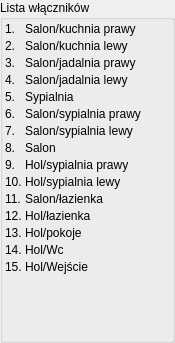
   <widget class="QGroupBox" name="groupBox_16">
    <property name="geometry">
     <rect>
      <x>0</x>
      <y>631</y>
      <width>175</width>
      <height>343</height>
     </rect>
    </property>
    <property name="maximumSize">
     <size>
      <width>200</width>
      <height>420</height>
     </size>
    </property>
    <property name="title">
     <string>Lista włączników</string>
    </property>
    <layout class="QFormLayout" name="formLayout_9">
     <property name="horizontalSpacing">
      <number>3</number>
     </property>
     <property name="verticalSpacing">
      <number>3</number>
     </property>
     <property name="leftMargin">
      <number>2</number>
     </property>
     <property name="topMargin">
      <number>2</number>
     </property>
     <property name="rightMargin">
      <number>2</number>
     </property>
     <property name="bottomMargin">
      <number>2</number>
     </property>
     <item row="0" column="0">
      <widget class="QLabel" name="label_219">
       <property name="text">
        <string>1.</string>
       </property>
      </widget>
     </item>
     <item row="0" column="1">
      <widget class="QLabel" name="label_220">
       <property name="text">
        <string>Salon/kuchnia prawy</string>
       </property>
      </widget>
     </item>
     <item row="1" column="0">
      <widget class="QLabel" name="label_221">
       <property name="text">
        <string>2.</string>
       </property>
      </widget>
     </item>
     <item row="1" column="1">
      <widget class="QLabel" name="label_222">
       <property name="text">
        <string>Salon/kuchnia lewy</string>
       </property>
      </widget>
     </item>
     <item row="2" column="0">
      <widget class="QLabel" name="label_223">
       <property name="text">
        <string>3.</string>
       </property>
      </widget>
     </item>
     <item row="2" column="1">
      <widget class="QLabel" name="label_224">
       <property name="text">
        <string>Salon/jadalnia prawy</string>
       </property>
      </widget>
     </item>
     <item row="3" column="0">
      <widget class="QLabel" name="label_226">
       <property name="text">
        <string>4.</string>
       </property>
      </widget>
     </item>
     <item row="3" column="1">
      <widget class="QLabel" name="label_225">
       <property name="text">
        <string>Salon/jadalnia lewy</string>
       </property>
      </widget>
     </item>
     <item row="4" column="0">
      <widget class="QLabel" name="label_227">
       <property name="text">
        <string>5.</string>
       </property>
      </widget>
     </item>
     <item row="4" column="1">
      <widget class="QLabel" name="label_228">
       <property name="text">
        <string>Sypialnia</string>
       </property>
      </widget>
     </item>
     <item row="5" column="0">
      <widget class="QLabel" name="label_230">
       <property name="text">
        <string>6.</string>
       </property>
      </widget>
     </item>
     <item row="5" column="1">
      <widget class="QLabel" name="label_229">
       <property name="text">
        <string>Salon/sypialnia prawy</string>
       </property>
      </widget>
     </item>
     <item row="6" column="0">
      <widget class="QLabel" name="label_232">
       <property name="text">
        <string>7.</string>
       </property>
      </widget>
     </item>
     <item row="6" column="1">
      <widget class="QLabel" name="label_231">
       <property name="text">
        <string>Salon/sypialnia lewy</string>
       </property>
      </widget>
     </item>
     <item row="7" column="0">
      <widget class="QLabel" name="label_233">
       <property name="text">
        <string>8.</string>
       </property>
      </widget>
     </item>
     <item row="7" column="1">
      <widget class="QLabel" name="label_234">
       <property name="text">
        <string>Salon</string>
       </property>
      </widget>
     </item>
     <item row="8" column="0">
      <widget class="QLabel" name="label_235">
       <property name="text">
        <string>9.</string>
       </property>
      </widget>
     </item>
     <item row="8" column="1">
      <widget class="QLabel" name="label_236">
       <property name="text">
        <string>Hol/sypialnia prawy</string>
       </property>
      </widget>
     </item>
     <item row="9" column="0">
      <widget class="QLabel" name="label_238">
       <property name="text">
        <string>10.</string>
       </property>
      </widget>
     </item>
     <item row="9" column="1">
      <widget class="QLabel" name="label_237">
       <property name="text">
        <string>Hol/sypialnia lewy</string>
       </property>
      </widget>
     </item>
     <item row="10" column="0">
      <widget class="QLabel" name="label_240">
       <property name="text">
        <string>11.</string>
       </property>
      </widget>
     </item>
     <item row="10" column="1">
      <widget class="QLabel" name="label_239">
       <property name="text">
        <string>Salon/łazienka</string>
       </property>
      </widget>
     </item>
     <item row="11" column="0">
      <widget class="QLabel" name="label_242">
       <property name="text">
        <string>12.</string>
       </property>
      </widget>
     </item>
     <item row="11" column="1">
      <widget class="QLabel" name="label_241">
       <property name="text">
        <string>Hol/łazienka</string>
       </property>
      </widget>
     </item>
     <item row="12" column="0">
      <widget class="QLabel" name="label_244">
       <property name="text">
        <string>13.</string>
       </property>
      </widget>
     </item>
     <item row="12" column="1">
      <widget class="QLabel" name="label_243">
       <property name="text">
        <string>Hol/pokoje</string>
       </property>
      </widget>
     </item>
     <item row="13" column="0">
      <widget class="QLabel" name="label_246">
       <property name="text">
        <string>14.</string>
       </property>
      </widget>
     </item>
     <item row="13" column="1">
      <widget class="QLabel" name="label_245">
       <property name="text">
        <string>Hol/Wc</string>
       </property>
      </widget>
     </item>
     <item row="14" column="0">
      <widget class="QLabel" name="label_248">
       <property name="text">
        <string>15.</string>
       </property>
      </widget>
     </item>
     <item row="14" column="1">
      <widget class="QLabel" name="label_247">
       <property name="text">
        <string>Hol/Wejście</string>
       </property>
      </widget>
     </item>
    </layout>
   </widget>
